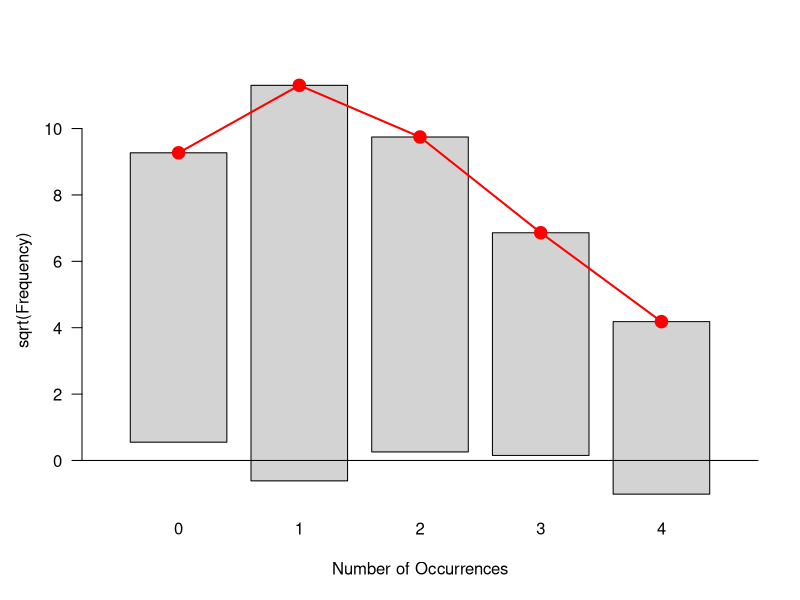
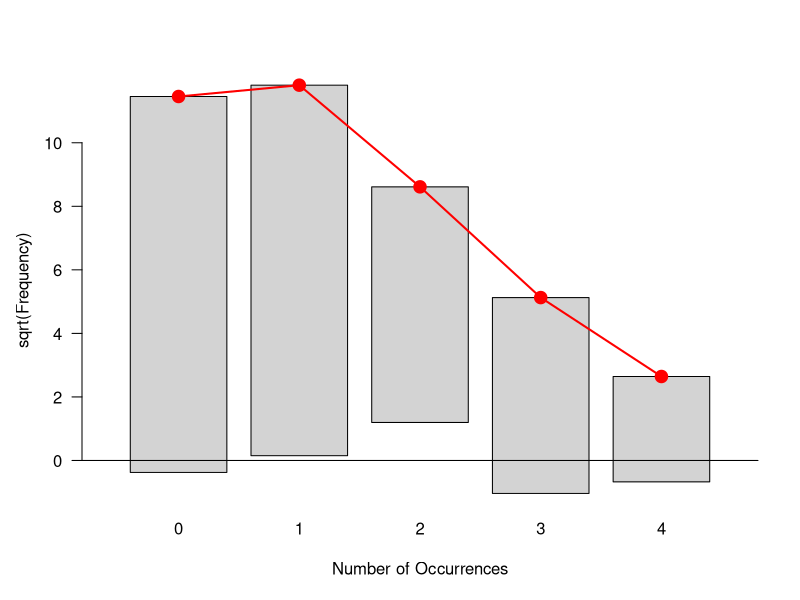
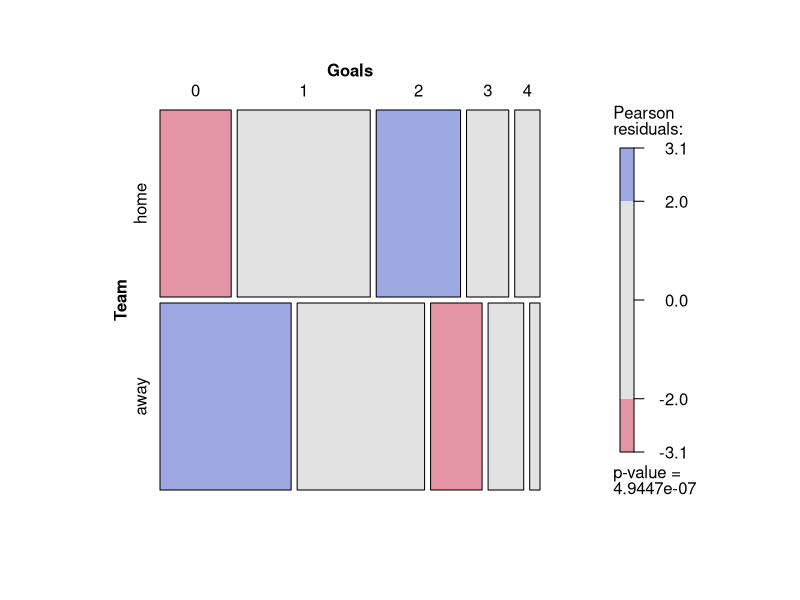
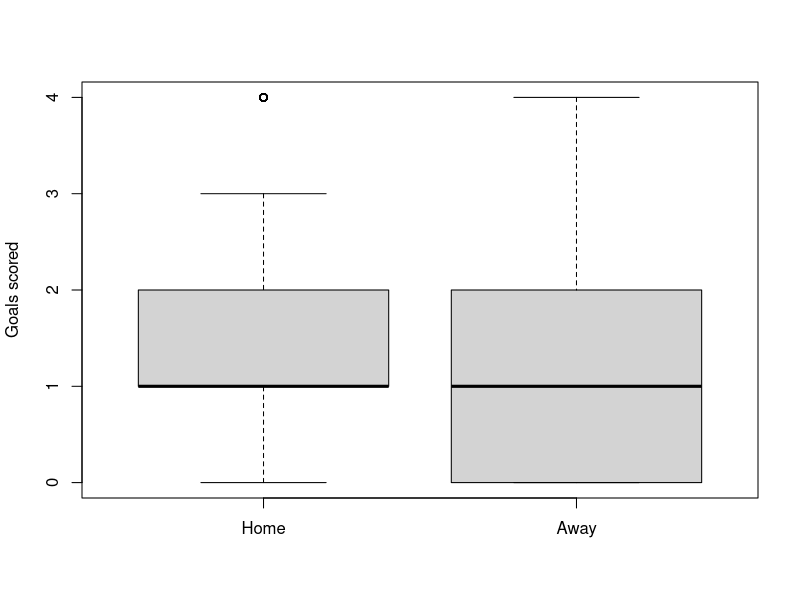

The R source for these figures, in order:
#' ---
#' title: "Some R solutions for Assign 1"
#' author: "Michael Friendly"
#' date: "20/01/15 15:48:41"
#' ---

#' ## Exercise 2.2

data(UCBAdmissions)
UCB <- UCBAdmissions   # save typing
ftable(UCB)

sum(UCB)

# total applicants for each dept
margin.table(UCB, 3)
apply(UCBAdmissions, 3, sum)

# proportion admited for each dept
tab1 <- margin.table(UCB , c(1,3))
tab1
tab1[1,] / margin.table(UCB, 3)
# or, using prop.table
prop.table(margin.table(UCB, c(1, 3)),2)


# proportion in each cell admitted
admit <- UCB[1,,]
reject <- UCB[2,,]

admit / (admit+reject)


#'  ## Exercise 2.4

data(UKSoccer, package="vcd")
# total games
sum(UKSoccer)

# marginal totals
addmargins(UKSoccer)
# or
rowSums(UKSoccer)
colSums(UKSoccer)
# or
home <- margin.table(UKSoccer, 1)
away <- margin.table(UKSoccer, 2)

# proportions
prop.table(margin.table(UKSoccer,1))
prop.table(margin.table(UKSoccer,2))


# compare distribution of home & away goals
library(vcd)
goodfit(home, type="poisson")
goodfit(away, type="poisson")
plot(goodfit(home, type="poisson"))
plot(goodfit(away, type="poisson"))

# make a 5 x 2 table
tab <- rbind(home,away)
names(dimnames(tab)) <- c("Team", "Goals")
chisq.test(tab)
mosaic(tab, shade=TRUE)


# mean goals scores-- need to use weighted.mean ...
weighted.mean(0:4, w=home)
weighted.mean(0:4, w=away)
# ... or else expand frequencies to a data frame of 380 games
Home <- rep(0:4, times=home)
Away <- rep(0:4, times=away)
HA <- data.frame(Home, Away)
summary(HA)

boxplot(HA, ylab="Goals scored")

